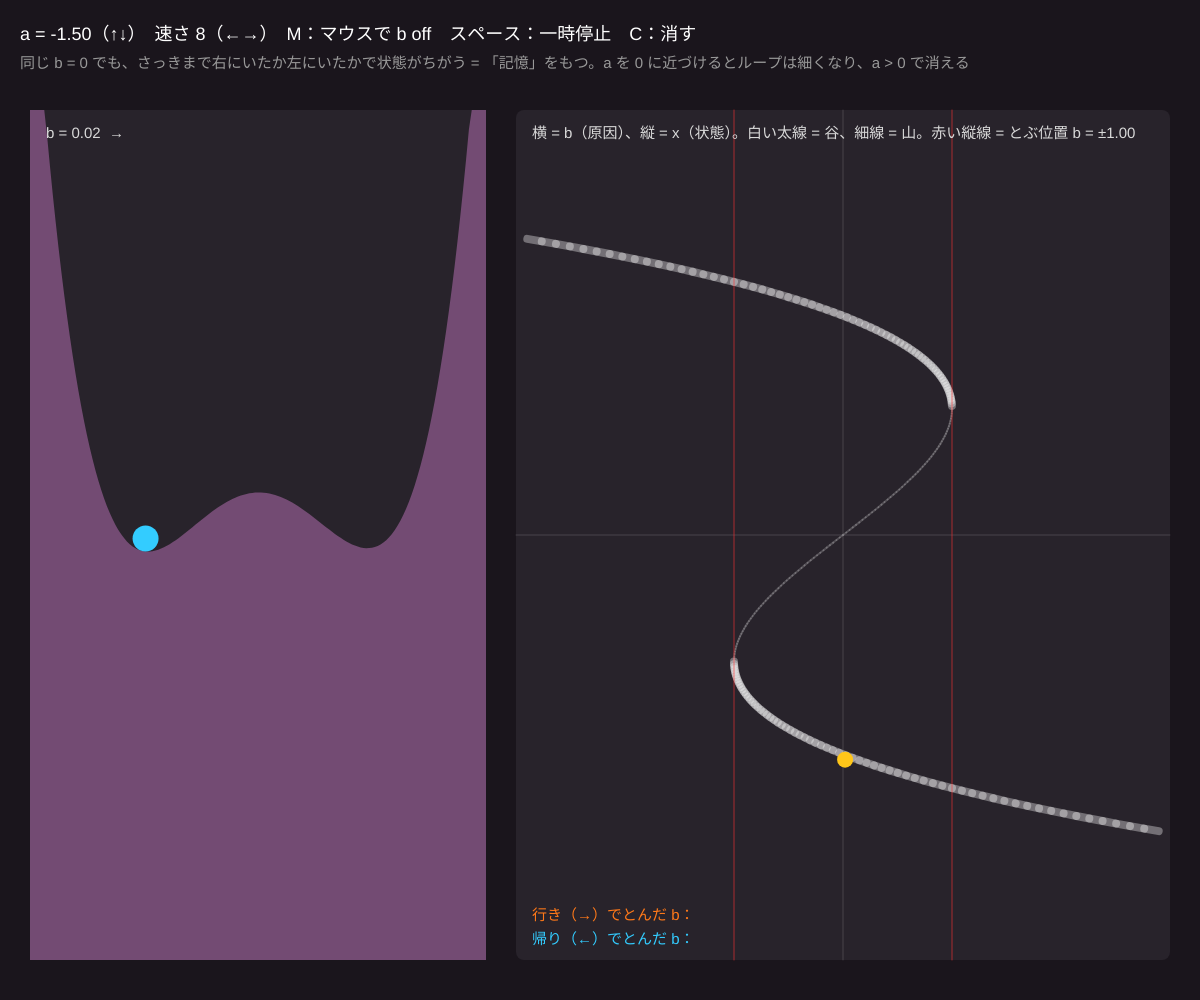
Frame 1 (no input)
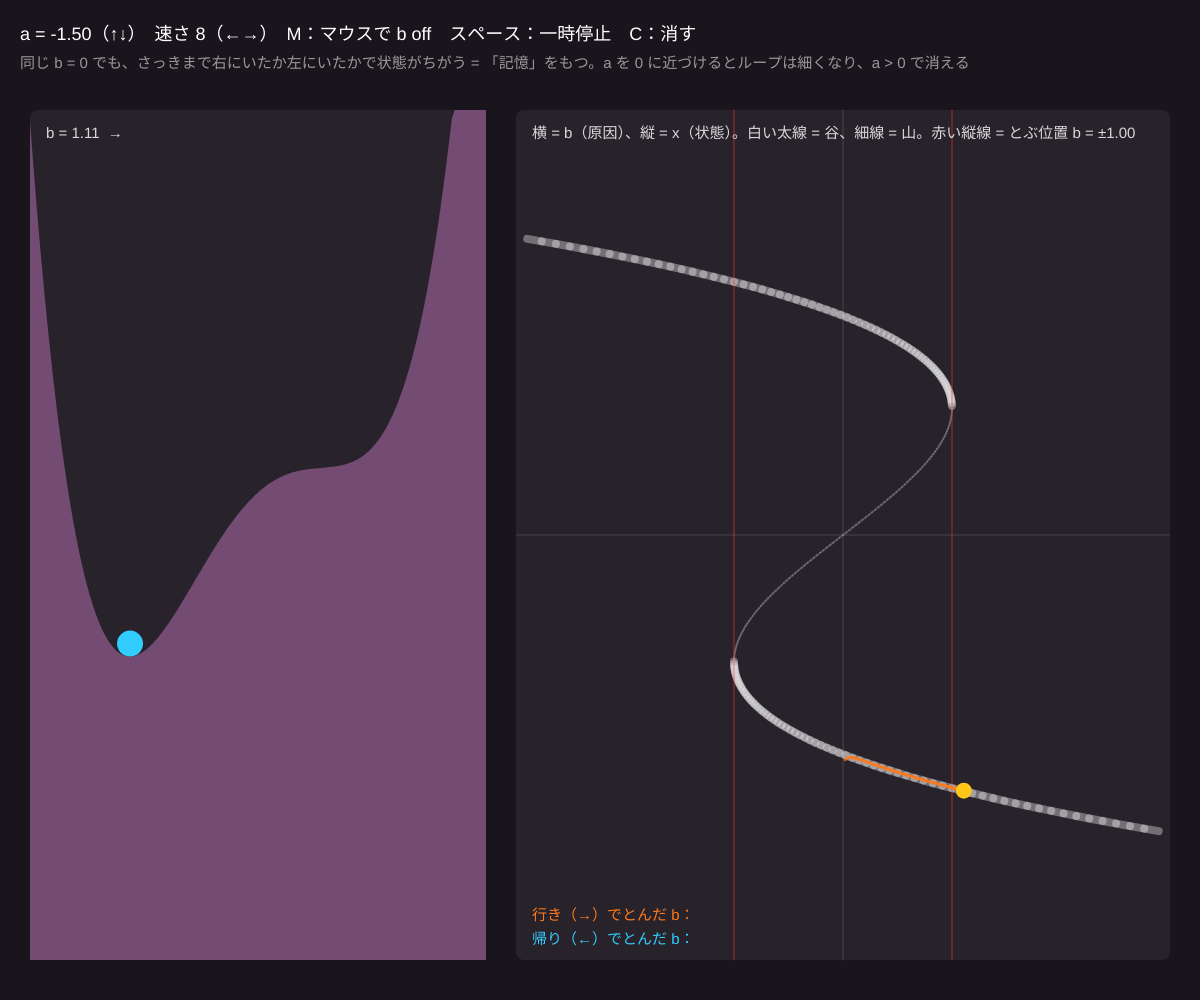
Frame 60 (no input)
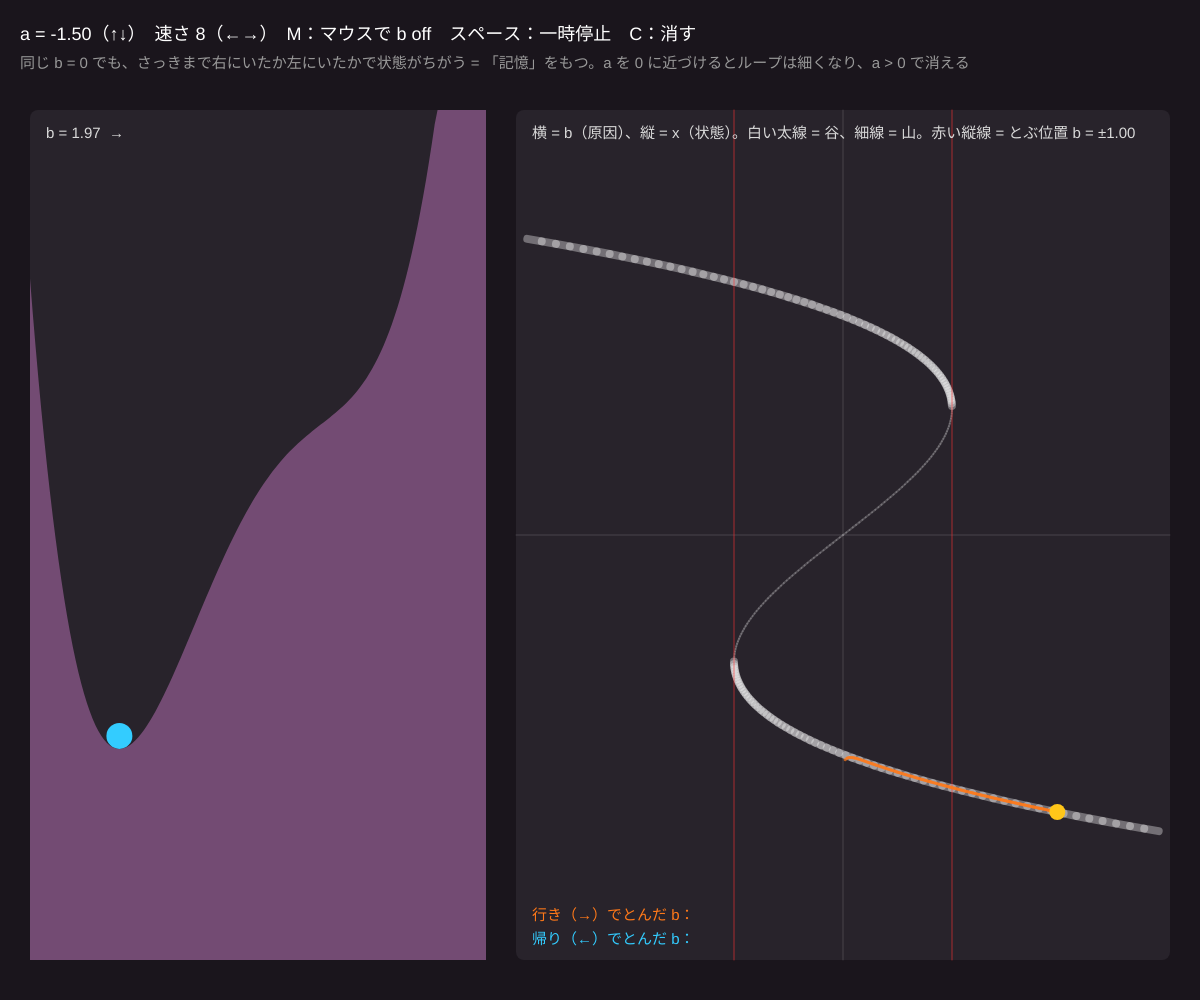
Frame 120 (the mouse pressed at the canvas centre since frame 60)

The p5.js sketch that drew these frames (run headless with seeded random() and noise() and a simulated clock; from frame 60 on, the mouse is pressed at the canvas centre):

// p5.js sketch
// ── sketch.js
// ============================================
// 04 ヒステリシス
// カスプの地形 V(x) = x⁴ + a·x² + b·x で a < 0 に固定し、b を行ったり来たりさせる
//   右へ動かすときは b = +bc でとび、左へ戻すときは b = −bc でとぶ。行きと帰りで道が違う → ループ（ヒステリシス）
//   bc = √(−8a³/27)。身近な例：磁石の磁化、サーモスタット（暖房のオン・オフ）、気分の切り替わり
// ←→ = 往復の速さ / ↑↓ = a（谷の深さ） / M = マウスで b を動かす / スペース = 一時停止 / C = ループを消す
// ============================================

let a = -1.5;               // ★ a < 0 で谷が 2 つ
let b = 0, x = -0.9;
let speed = 0.008;          // ★ 往復の速さ
let amp = 2.4;              // ★ 往復の幅
let phase = 0;
let useMouse = false, paused = false;
let path = [];              // (b, x, 向き) の記録
let jumpsUp = [], jumpsDown = [];

function dV(xx) { return 4 * xx * xx * xx + 2 * a * xx + b; }
function V(xx) { return xx ** 4 + a * xx * xx + b * xx; }
function bc() { return a < 0 ? Math.sqrt(-8 * a * a * a / 27) : 0; }

function setup() {
  createCanvas(windowWidth, windowHeight);
  colorMode(HSB, 360, 100, 100, 100);
}

function draw() {
  background(280, 25, 11);
  let prevB = b, prevX = x;
  if (!paused) {
    if (useMouse) b = constrain(map(mouseX, width * 0.42, width - 40, -3, 3), -3, 3);
    else { phase += speed; b = amp * Math.sin(phase); }
    for (let k = 0; k < 20; k++) x -= 0.004 * dV(x);
    x = constrain(x, -1.8, 1.8);
    let dir = b >= prevB ? 1 : -1;
    path.push({ b, x, dir });
    if (path.length > 2000) path.shift();
    if (abs(x - prevX) > 0.08) (dir > 0 ? jumpsUp : jumpsDown).push(b);
    if (jumpsUp.length > 5) jumpsUp.shift();
    if (jumpsDown.length > 5) jumpsDown.shift();
  }

  let py = 110, ph = height - py - 40;
  // ---- 左：地形とボール
  let lx = 30, lw = width * 0.38;
  let toX = (xx) => lx + (xx + 1.8) / 3.6 * lw;
  let toY = (vv) => py + ph * 0.45 - vv * ph * 0.12;
  noStroke(); fill(280, 20, 17); rect(lx, py, lw, ph, 8);
  fill(300, 35, 45);
  beginShape(); vertex(lx, py + ph);
  for (let i = 0; i <= 160; i++) { let xx = -1.8 + 3.6 * i / 160; vertex(toX(xx), constrain(toY(V(xx)), py, py + ph)); }
  vertex(lx + lw, py + ph); endShape(CLOSE);
  fill(x > 0 ? color(25, 90, 100) : color(195, 80, 100));
  circle(toX(x), constrain(toY(V(x)) - 13, py + 13, py + ph), 26);
  fill(0, 0, 85); textSize(15);
  text('b = ' + nf(b, 1, 2) + (b >= prevB ? '  →' : '  ←'), lx + 16, py + 28);

  // ---- 右：(b, x) の図
  let rx = lx + lw + 30, rw = width - rx - 30;
  let toB = (bb) => rx + (bb + 3) / 6 * rw;
  let toXr = (xx) => py + ph / 2 - xx / 1.6 * (ph / 2 - 20);
  noStroke(); fill(280, 20, 17); rect(rx, py, rw, ph, 8);
  stroke(0, 0, 100, 15); strokeWeight(1);
  line(rx, toXr(0), rx + rw, toXr(0)); line(toB(0), py, toB(0), py + ph);
  // 平衡点の S 字（b = −4x³ − 2a·x）。真ん中（不安定）は細く
  noFill();
  for (let i = 0; i < 320; i++) {
    let x0 = -1.6 + 3.2 * i / 320, x1 = x0 + 0.01;
    let b0 = -4 * x0 ** 3 - 2 * a * x0, b1 = -4 * x1 ** 3 - 2 * a * x1;
    if (abs(b0) > 3 || abs(b1) > 3) continue;
    let stable = 12 * x0 * x0 + 2 * a > 0;
    stroke(0, 0, 100, stable ? 35 : 20); strokeWeight(stable ? 8 : 2);
    line(toB(b0), toXr(x0), toB(b1), toXr(x1));
  }
  // とぶ位置の目印
  let c = bc();
  stroke(0, 80, 100, 60); strokeWeight(1);
  for (let s of [-1, 1]) line(toB(s * c), py, toB(s * c), py + ph);
  // 実際にたどった道：行き（右向き）= オレンジ、帰り（左向き）= 水色
  strokeWeight(3);
  for (let i = 1; i < path.length; i++) {
    let p = path[i], q = path[i - 1];
    stroke(p.dir > 0 ? color(25, 90, 100, 70) : color(195, 80, 100, 70));
    line(toB(q.b), toXr(q.x), toB(p.b), toXr(p.x));
  }
  noStroke(); fill(45, 90, 100); circle(toB(b), toXr(x), 16);
  fill(0, 0, 85); textSize(15);
  text('横 = b（原因）、縦 = x（状態）。白い太線 = 谷、細線 = 山。赤い縦線 = とぶ位置 b = ±' + nf(c, 1, 2), rx + 16, py + 28);
  fill(25, 90, 100); text('行き（→）でとんだ b：' + jumpsUp.map((v) => nf(v, 1, 2)).join(', '), rx + 16, py + ph - 40);
  fill(195, 80, 100); text('帰り（←）でとんだ b：' + jumpsDown.map((v) => nf(v, 1, 2)).join(', '), rx + 16, py + ph - 16);

  noStroke(); fill(0, 0, 100); textSize(18);
  text('a = ' + nf(a, 1, 2) + '（↑↓）　速さ ' + nf(speed * 1000, 1, 0) + '（←→）　M：マウスで b ' + (useMouse ? 'ON' : 'off') + '　スペース：' + (paused ? '再開' : '一時停止') + '　C：消す', 20, 40);
  fill(0, 0, 60); textSize(15);
  text('同じ b = 0 でも、さっきまで右にいたか左にいたかで状態がちがう = 「記憶」をもつ。a を 0 に近づけるとループは細くなり、a > 0 で消える', 20, 68);
}

function keyPressed() {
  if (key === UP_ARROW) { a = min(0.5, a + 0.1); path = []; }
  if (key === DOWN_ARROW) { a = max(-2.5, a - 0.1); path = []; }
  if (key === RIGHT_ARROW) speed = min(0.05, speed * 1.4);
  if (key === LEFT_ARROW) speed = max(0.001, speed / 1.4);
  if (key === 'm' || key === 'M') useMouse = !useMouse;
  if (key === ' ') paused = !paused;
  if (key === 'c' || key === 'C') { path = []; jumpsUp = []; jumpsDown = []; }
}

// ---------- やってみよう ----------
// 1. a = −0.5, −1.5, −2.5 でループの幅を測り、bc = √(−8a³/27) と比べよう
// 2. amp を 1.0 にすると（bc より小さい往復）、ボールは一度もとばない。なぜ？
// 3. 速さを最大にするとループが太る（遅れ）。本物の磁石でも速く動かすとループが広がる
// 4. サーモスタット：b = 室温、x = 暖房オン/オフとして、室温を b で上下させるシミュレーションにしてみよう
